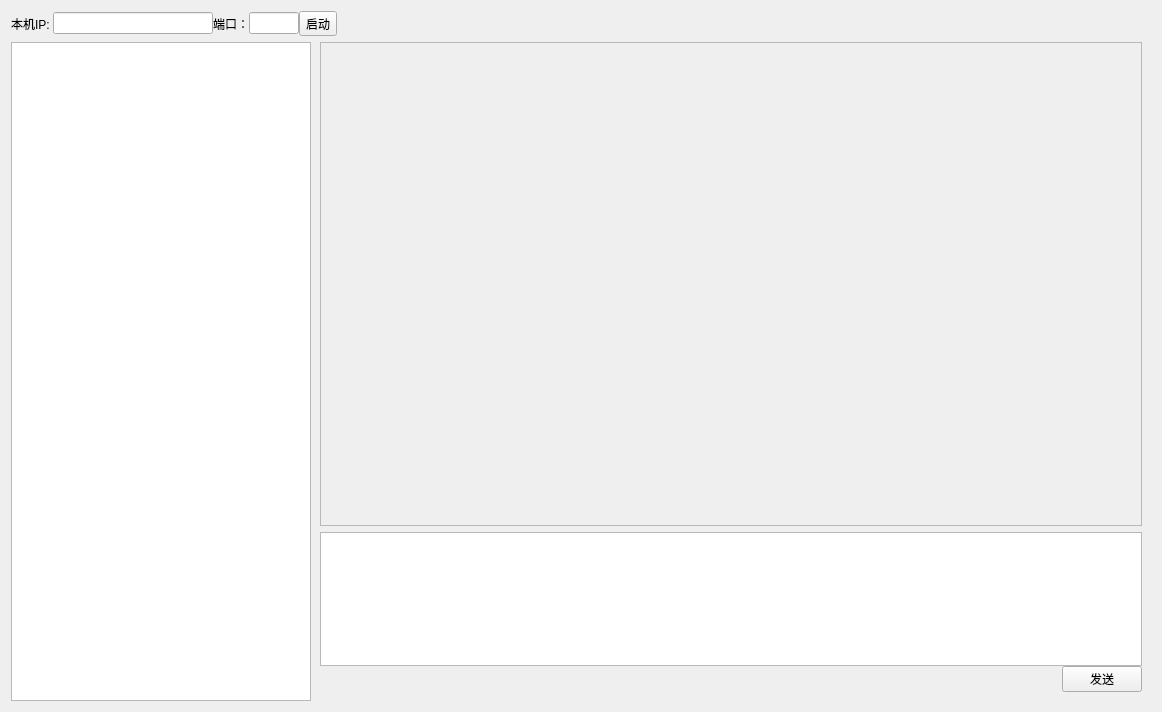
<?xml version="1.0" encoding="UTF-8"?>
<ui version="4.0">
 <class>Widget</class>
 <widget class="QWidget" name="Widget">
  <property name="geometry">
   <rect>
    <x>0</x>
    <y>0</y>
    <width>1162</width>
    <height>712</height>
   </rect>
  </property>
  <property name="windowTitle">
   <string>Widget</string>
  </property>
  <layout class="QGridLayout" name="gridLayout">
   <item row="0" column="0">
    <widget class="QWidget" name="header" native="true">
     <property name="maximumSize">
      <size>
       <width>16777215</width>
       <height>30</height>
      </size>
     </property>
     <layout class="QHBoxLayout" name="horizontalLayout">
      <property name="spacing">
       <number>0</number>
      </property>
      <property name="leftMargin">
       <number>0</number>
      </property>
      <property name="topMargin">
       <number>0</number>
      </property>
      <property name="rightMargin">
       <number>0</number>
      </property>
      <property name="bottomMargin">
       <number>0</number>
      </property>
      <item>
       <widget class="QLabel" name="label_2">
        <property name="text">
         <string>本机IP: </string>
        </property>
       </widget>
      </item>
      <item>
       <widget class="QLineEdit" name="ipEdit">
        <property name="maximumSize">
         <size>
          <width>160</width>
          <height>16777215</height>
         </size>
        </property>
        <property name="readOnly">
         <bool>true</bool>
        </property>
       </widget>
      </item>
      <item>
       <widget class="QLabel" name="label">
        <property name="text">
         <string>端口：</string>
        </property>
       </widget>
      </item>
      <item>
       <widget class="QLineEdit" name="portEdit">
        <property name="maximumSize">
         <size>
          <width>50</width>
          <height>16777215</height>
         </size>
        </property>
       </widget>
      </item>
      <item>
       <widget class="QToolButton" name="startBtn">
        <property name="text">
         <string>启动</string>
        </property>
       </widget>
      </item>
      <item>
       <spacer name="horizontalSpacer">
        <property name="orientation">
         <enum>Qt::Orientation::Horizontal</enum>
        </property>
        <property name="sizeHint" stdset="0">
         <size>
          <width>40</width>
          <height>20</height>
         </size>
        </property>
       </spacer>
      </item>
     </layout>
    </widget>
   </item>
   <item row="1" column="0">
    <widget class="QWidget" name="main" native="true">
     <layout class="QHBoxLayout" name="horizontalLayout_2">
      <property name="spacing">
       <number>0</number>
      </property>
      <property name="leftMargin">
       <number>0</number>
      </property>
      <property name="topMargin">
       <number>0</number>
      </property>
      <property name="rightMargin">
       <number>0</number>
      </property>
      <property name="bottomMargin">
       <number>0</number>
      </property>
      <item>
       <widget class="QListWidget" name="listWidget">
        <property name="maximumSize">
         <size>
          <width>300</width>
          <height>16777215</height>
         </size>
        </property>
       </widget>
      </item>
      <item>
       <widget class="QWidget" name="widget" native="true">
        <layout class="QVBoxLayout" name="verticalLayout_2">
         <property name="topMargin">
          <number>0</number>
         </property>
         <item>
          <widget class="QWidget" name="widget_2" native="true">
           <layout class="QGridLayout" name="gridLayout_2">
            <property name="leftMargin">
             <number>0</number>
            </property>
            <property name="topMargin">
             <number>0</number>
            </property>
            <property name="rightMargin">
             <number>0</number>
            </property>
            <property name="bottomMargin">
             <number>0</number>
            </property>
            <property name="spacing">
             <number>0</number>
            </property>
            <item row="0" column="0">
             <widget class="QScrollArea" name="scrollArea">
              <property name="widgetResizable">
               <bool>true</bool>
              </property>
              <widget class="QWidget" name="scrollAreaWidgetContents">
               <property name="geometry">
                <rect>
                 <x>0</x>
                 <y>0</y>
                 <width>836</width>
                 <height>504</height>
                </rect>
               </property>
              </widget>
             </widget>
            </item>
           </layout>
          </widget>
         </item>
         <item>
          <widget class="QWidget" name="widget_3" native="true">
           <property name="maximumSize">
            <size>
             <width>16777215</width>
             <height>160</height>
            </size>
           </property>
           <layout class="QVBoxLayout" name="verticalLayout_3">
            <property name="spacing">
             <number>0</number>
            </property>
            <property name="leftMargin">
             <number>0</number>
            </property>
            <property name="topMargin">
             <number>0</number>
            </property>
            <property name="rightMargin">
             <number>0</number>
            </property>
            <property name="bottomMargin">
             <number>0</number>
            </property>
            <item>
             <widget class="QTextEdit" name="textEdit"/>
            </item>
            <item>
             <widget class="QWidget" name="widget_4" native="true">
              <layout class="QGridLayout" name="gridLayout_3">
               <property name="leftMargin">
                <number>0</number>
               </property>
               <property name="topMargin">
                <number>0</number>
               </property>
               <property name="rightMargin">
                <number>0</number>
               </property>
               <property name="bottomMargin">
                <number>0</number>
               </property>
               <property name="spacing">
                <number>0</number>
               </property>
               <item row="0" column="1">
                <widget class="QPushButton" name="pushButton">
                 <property name="text">
                  <string>发送</string>
                 </property>
                </widget>
               </item>
               <item row="0" column="0">
                <spacer name="horizontalSpacer_2">
                 <property name="orientation">
                  <enum>Qt::Orientation::Horizontal</enum>
                 </property>
                 <property name="sizeHint" stdset="0">
                  <size>
                   <width>40</width>
                   <height>20</height>
                  </size>
                 </property>
                </spacer>
               </item>
              </layout>
             </widget>
            </item>
           </layout>
          </widget>
         </item>
        </layout>
       </widget>
      </item>
     </layout>
    </widget>
   </item>
  </layout>
 </widget>
 <resources/>
 <connections/>
</ui>
